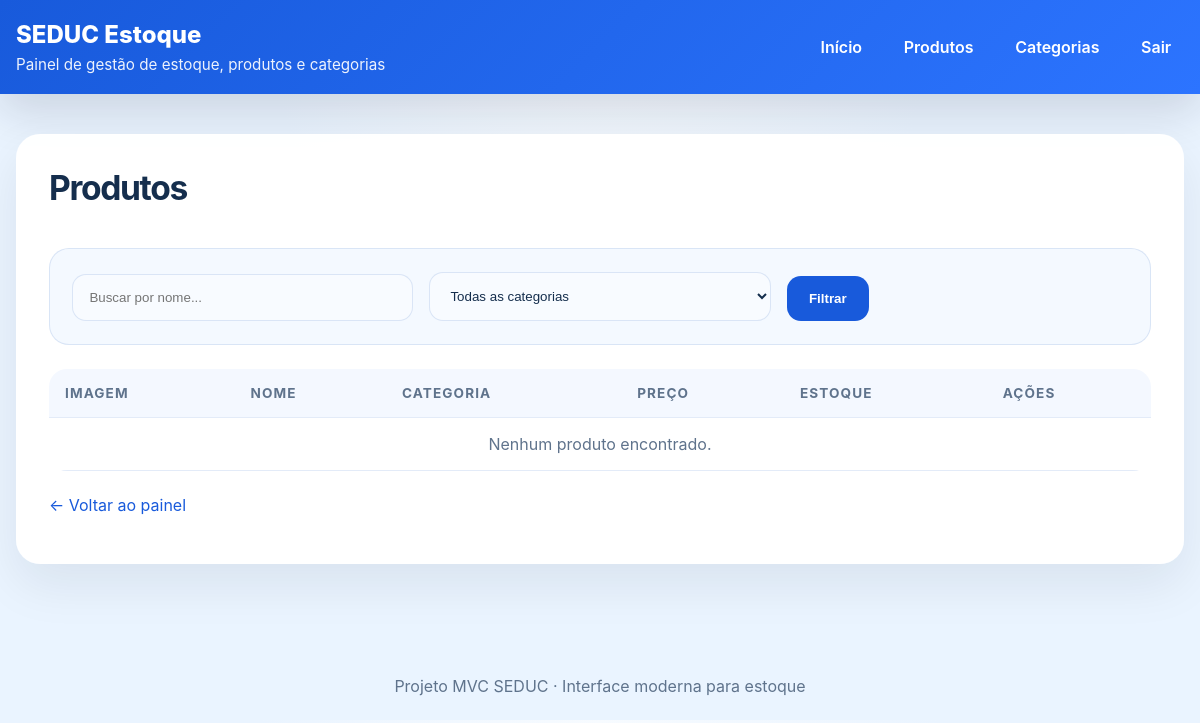
/produtos/ (signed in), run on an earlier commit of the app's database.
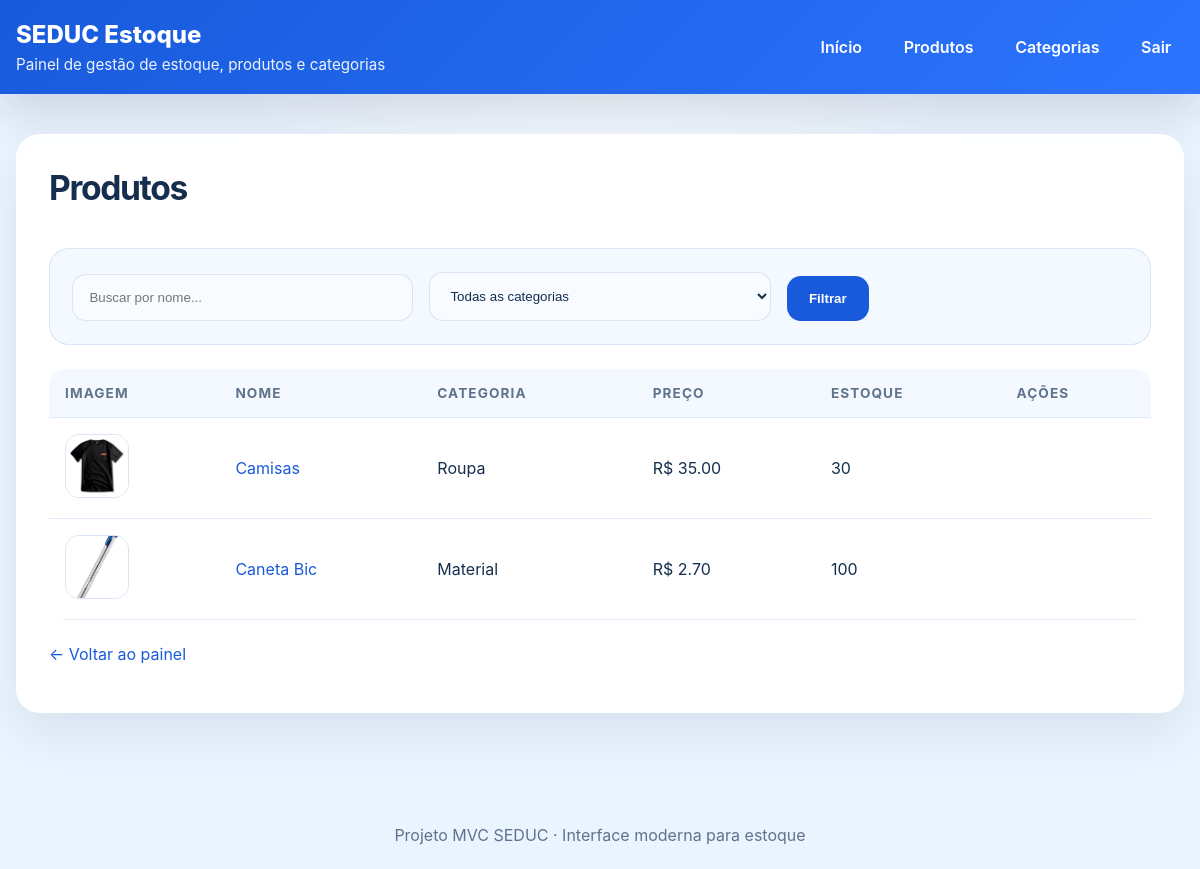
And on a later commit of the database.
### app/models/produto.py (models this page shows, shortened)
class Produto(Base):
    __tablename__ = "produtos"
    id = Column(Integer, primary_key=True, autoincrement=True, index=True)
    nome = Column(String(200), nullable=False, index=True)
    estoque_atual = Column(Integer, nullable=False, default=0)
    preco = Column(Integer, nullable=False, default=0.0)
    ativo = Column(Boolean, default=True)
    imagem_path = Column(String(255), nullable=True)
    categoria_id = Column(Integer, ForeignKey("categorias.id", ondelete="SET NULL"), nullable=True)
    categoria = relationship("Categoria", back_populates="produtos")

### app/models/categoria.py (models this page shows)
class Categoria(Base):
    __tablename__ = "categorias"
    id = Column(Integer, primary_key=True, autoincrement=True, index=True)
    nome = Column(String, unique=True, nullable=False)
    ativo = Column(Boolean, default=True)
    produtos = relationship("Produto", back_populates="categoria", lazy="select")

### app/controllers/produto_controller.py (the view)
@router.get("/")
def listar_produtos(
    request: Request,
    busca: str = "",
    categoria_id: int = 0,       # 0 = todas as categorias
    db: Session = Depends(get_db),
    usuario = Depends(get_usuario_logado)
):
    query = db.query(Produto).filter(Produto.ativo == True)
    if busca:
        query = query.filter(Produto.nome.ilike(f"%{busca}%"))
    if categoria_id:
        query = query.filter(Produto.categoria_id == categoria_id)
    produtos    = query.order_by(Produto.nome).all()
    categorias  = db.query(Categoria).filter(Categoria.ativo == True).all()
    return templates.TemplateResponse(
        request,
        "produtos/index.html",
        {
            "request":      request,
            "usuario":      usuario,
            "produtos":     produtos,
            "categorias":   categorias,
            "busca":        busca,
            "categoria_id": categoria_id,
        }
    )

### app/templates/produtos/index.html (shortened to what this page needs)
{% extends "base.html" %}
{% block content %}
<div class="card">
    <div class="section-header">
        <div>
            <h1 class="page-title">Produtos</h1>
        </div>
    </div>
    <div class="filter-panel">
        <form method="get" action="/produtos">
            <input type="text" name="busca" placeholder="Buscar por nome..." value="{{ busca }}">
            <select name="categoria_id">
                <option value="0">Todas as categorias</option>
            </select>
            <div class="actions" style="justify-content:flex-start; gap:0.75rem; margin:0;">
                <button type="submit">Filtrar</button>
            </div>
        </form>
    </div>
    <div class="table-wrapper">
        <table>
            <thead>
                <tr>
                    <th>Imagem</th>
                    <th>Nome</th>
                    <th>Categoria</th>
                    <th>Preço</th>
                    <th>Estoque</th>
                    <th>Ações</th>
                </tr>
            </thead>
            <tbody>
                {% for p in produtos %}
                <tr>
                    <td>
                        <img class="product-thumb" src="{{ p.imagem_url }}" alt="{{ p.nome }}">
                    </td>
                    <td><a class="small-link" href="/produtos/{{ p.id }}">{{ p.nome }}</a></td>
                    <td>{{ p.categoria.nome if p.categoria else "—" }}</td>
                    <td>R$ {{ "%.2f"|format(p.preco) }}</td>
                    <td>{{ p.estoque_atual }}</td>
                    <td>
                    </td>
                </tr>
                {% endfor %}
                {% if not produtos %}
                <tr>
                    <td colspan="6" style="text-align:center; color: var(--muted);">
                        Nenhum produto encontrado.
                    </td>
                </tr>
                {% endif %}
            </tbody>
        </table>
    </div>
    <p class="footer-note"><a class="small-link" href="/">← Voltar ao painel</a></p>
</div>
{% endblock %}

### app/templates/base.html (shortened to what this page needs)
<!DOCTYPE html>
<html lang="pt-br">
<head>
    <link rel="stylesheet" href="/static/style.css">
</head>
<body>
    <header class="site-header">
        <div class="container header-inner">
            <div>
                <a class="brand" href="/">SEDUC Estoque</a>
                <p class="subtitle">Painel de gestão de estoque, produtos e categorias</p>
            </div>
            <nav class="top-nav">
                <a href="/">Início</a>
                <a href="/produtos">Produtos</a>
                <a href="/categorias">Categorias</a>
                {% if usuario is defined %}
                    <a href="/auth/logout">Sair</a>
                {% endif %}
            </nav>
        </div>
    </header>
    <main class="container page-content">
        {% block content %}{% endblock %}
    </main>
    <footer class="page-footer">
        <p>Projeto MVC SEDUC · Interface moderna para estoque</p>
    </footer>
</body>
</html>

### app/static/style.css (style rules this page uses)
:root { --bg: #eaf4ff; --surface: #ffffff; --primary: #185adb; --primary-dark: #103c8d; --accent: #ff6f61; --text: #152e4d; --muted: #5f738c; --border: #d9e4f6; --shadow: rgba(20, 45, 90, 0.12); }
* { box-sizing: border-box; }
body { margin: 0; font-family: Inter, system-ui, sans-serif; background: radial-gradient(circle at top, #f7fbff, var(--bg) 36%); color: var(--text); }
.container { width: min(1180px, calc(100% - 2rem)); margin: 0 auto; }
.site-header { background: linear-gradient(135deg, var(--primary), #2c74ff); color: white; padding: 1.25rem 0; box-shadow: 0 18px 45px rgba(15, 23, 42, 0.14); }
.header-inner { display: flex; align-items: center; justify-content: space-between; gap: 1rem; }
.brand { color: white; font-size: 1.5rem; font-weight: 800; text-decoration: none; }
.subtitle { margin: 0.4rem 0 0; color: rgba(255, 255, 255, 0.92); font-size: 0.95rem; }
.top-nav { display: flex; gap: 1rem; flex-wrap: wrap; }
.top-nav a { color: white; text-decoration: none; font-weight: 600; padding: 0.6rem 0.8rem; border-radius: 999px; transition: background 0.2s ease; }
.page-content { padding: 2.5rem 0 4rem; }
.card { background: rgba(255, 255, 255, 0.96); border: 1px solid rgba(255, 255, 255, 0.8); border-radius: 24px; padding: 2rem; box-shadow: 0 20px 50px rgba(15, 23, 42, 0.08); }
.page-title { margin-top: 0; margin-bottom: 1rem; font-size: clamp(1.9rem, 2.8vw, 2.8rem); letter-spacing: -0.04em; }
.section-header { display: flex; align-items: center; justify-content: space-between; flex-wrap: wrap; gap: 1rem; margin-bottom: 1.5rem; }
.actions { display: flex; justify-content: flex-end; flex-wrap: wrap; gap: 1rem; margin-bottom: 1.5rem; }
.button, button, input[type="submit"] { border: none; background: var(--primary); color: white; padding: 0.95rem 1.4rem; border-radius: 14px; cursor: pointer; font-weight: 700; transition: transform 0.2s ease, background 0.2s ease, box-shadow 0.2s ease; }
.table-wrapper { overflow-x: auto; border-radius: 18px; }
table { width: 100%; border-collapse: collapse; background: #fff; min-width: 640px; }
th, td { padding: 1rem 1rem; text-align: left; border-bottom: 1px solid rgba(224, 233, 248, 0.9); }
th { background: #f4f8ff; color: var(--muted); text-transform: uppercase; letter-spacing: 0.08em; font-size: 0.85rem; }
tbody tr { transition: background 0.2s ease; }
.product-thumb { width: 64px; height: 64px; object-fit: cover; border-radius: 14px; border: 1px solid var(--border); }
input[type="text"], input[type="email"], input[type="password"], input[type="number"], input[type="file"], select, textarea { width: 100%; padding: 0.95rem 1rem; border: 1px solid rgba(217, 228, 246, 0.95); border-radius: 14px; background: #f8fbff; color: var(--text); }
.filter-panel { display: grid; gap: 1rem; background: #f4f9ff; border: 1px solid rgba(217, 228, 246, 0.95); border-radius: 20px; padding: 1.4rem; margin-bottom: 1.5rem; }
.filter-panel form { display: grid; gap: 1rem; grid-template-columns: repeat(auto-fit, minmax(180px, 1fr)); align-items: end; }
.footer-note { display: block; color: var(--muted); margin-top: 1.5rem; }
.page-footer { text-align: center; color: var(--muted); margin: 3rem 0 1.5rem; }
.small-link { color: var(--primary); text-decoration: none; }

What changed in the data, as far as the page shows it:
added Produto: imagem_url (picture), nome "Camisas", categoria "Roupa", preco "35.00", estoque_atual "30"
added Produto: imagem_url (picture), nome "Caneta Bic", categoria "Material", preco "2.70", estoque_atual "100"
Also different on the page:
text no longer shown: "Nenhum produto encontrado."
